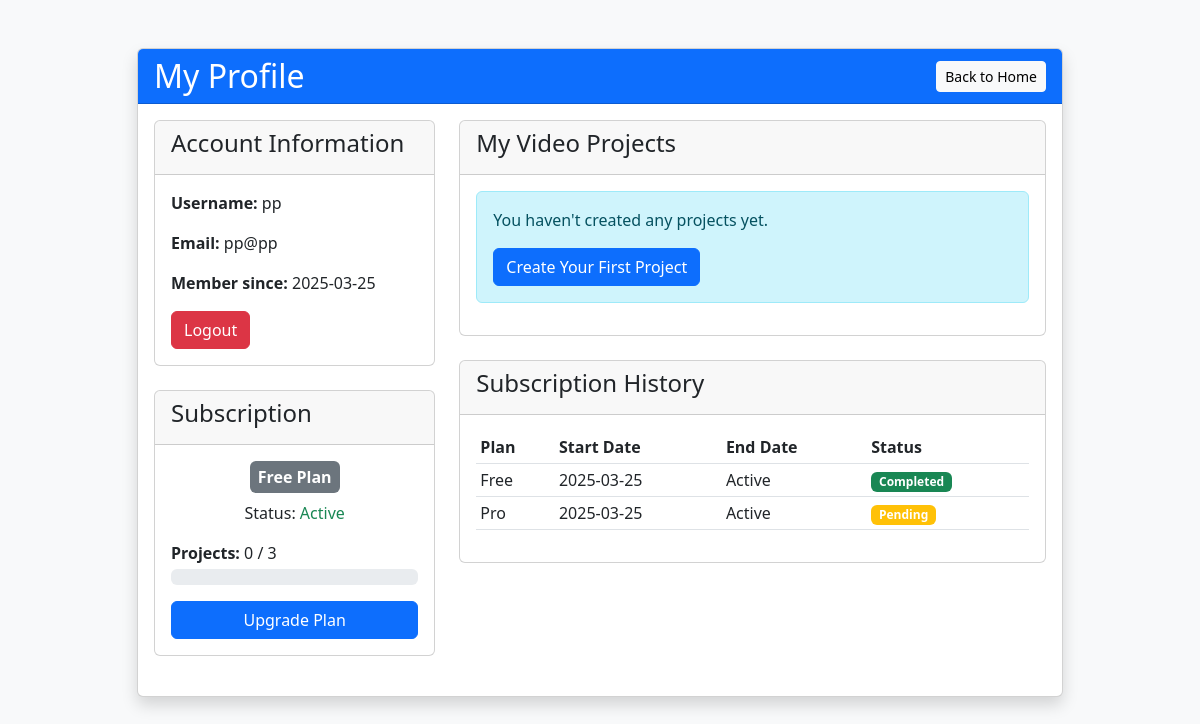
Screenshot of /profile (signed in) with the database file from the repository.
### tables this page shows
CREATE TABLE users (
            id INTEGER PRIMARY KEY AUTOINCREMENT,
            username TEXT UNIQUE NOT NULL,
            email TEXT UNIQUE NOT NULL,
            password TEXT NOT NULL,
            subscription_type TEXT DEFAULT 'free',
            subscription_status TEXT DEFAULT 'active',
            subscription_end_date TIMESTAMP,
            created_at TIMESTAMP DEFAULT CURRENT_TIMESTAMP
        );

CREATE TABLE subscription_history (
        id INTEGER PRIMARY KEY AUTOINCREMENT,
        user_id INTEGER NOT NULL,
        subscription_type TEXT NOT NULL,
        start_date TIMESTAMP DEFAULT CURRENT_TIMESTAMP,
        end_date TIMESTAMP,
        payment_status TEXT,
        FOREIGN KEY (user_id) REFERENCES users (id)
    );

### app.py (the view, shortened to what this page needs)
@app.route('/profile')
@login_required
def profile():
    conn = sqlite3.connect(USER_DB)
    cursor = conn.cursor()
    cursor.execute('''
        SELECT username, email, created_at, subscription_type, subscription_status, subscription_end_date
        FROM users WHERE id = ?
    ''', (session['user_id'],))
    user_data = cursor.fetchone()
    cursor.execute('''
        SELECT session_id FROM user_sessions
        WHERE user_id = ?
        ORDER BY created_at DESC
    ''', (session['user_id'],))
    sessions = []
    for row in cursor.fetchall():
        session_file = f"session_{row[0]}.json"
    cursor.execute('''
        SELECT subscription_type, start_date, end_date, payment_status
        FROM subscription_history
        WHERE user_id = ?
        ORDER BY start_date DESC
    ''', (session['user_id'],))
    subscription_history = cursor.fetchall()
    conn.close()
    subscription_type = user_data[3] if user_data[3] else 'free'
    project_limit = get_subscription_limit(subscription_type, 'projects')
    project_count = len(sessions)
    if project_limit > 1000000:  # Effectively unlimited
        project_usage_percent = min(100, project_count)
    else:
        project_usage_percent = min(100, int(project_count / project_limit * 100)) if project_limit > 0 else 100
    return render_template('profile.html',
                          user=user_data,
                          sessions=sessions,
                          subscription_history=subscription_history,
                          project_limit=project_limit,
                          project_count=project_count,
                          project_usage_percent=project_usage_percent)

### app.py (called while the page is built)
def login_required(f):
    @wraps(f)
    def decorated_function(*args, **kwargs):
        if 'user_id' not in session:
            flash('Please log in to access this page.', 'warning')
            return redirect(url_for('login', next=request.url))
        return f(*args, **kwargs)
    return decorated_function

@app.before_request
def require_login():
    public_routes = ['login', 'register', 'static', 'index']
    if request.endpoint not in public_routes and 'user_id' not in session:
        flash('Please log in to access this feature.', 'warning')
        return redirect(url_for('login', next=request.path))

### templates/profile.html (shortened to what this page needs)
<!DOCTYPE html>
<html lang="en">
<head>
    <link href="https://cdn.jsdelivr.net/npm/bootstrap@5.3.0-alpha1/dist/css/bootstrap.min.css" rel="stylesheet">
    <link rel="stylesheet" href="{{ url_for('static', filename='css/style.css') }}">
</head>
<body>
    <div class="container mt-5">
        <div class="row justify-content-center">
            <div class="col-md-10">
                <div class="card shadow mb-4">
                    <div class="card-header bg-primary text-white d-flex justify-content-between align-items-center">
                        <h2 class="m-0">My Profile</h2>
                        <a href="{{ url_for('index') }}" class="btn btn-light btn-sm">Back to Home</a>
                    </div>
                    <div class="card-body">
                        <div class="row">
                            <div class="col-md-4">
                                <div class="card mb-4">
                                    <div class="card-header">
                                        <h4>Account Information</h4>
                                    </div>
                                    <div class="card-body">
                                        <p><strong>Username:</strong> {{ user[0] }}</p>
                                        <p><strong>Email:</strong> {{ user[1] }}</p>
                                        <p><strong>Member since:</strong> {{ user[2][:10] }}</p>
                                        <a href="{{ url_for('logout') }}" class="btn btn-danger">Logout</a>
                                    </div>
                                </div>
                                <div class="card mb-4">
                                    <div class="card-header">
                                        <h4>Subscription</h4>
                                    </div>
                                    <div class="card-body">
                                        {% set subscription_type = user[3] if user[3] else 'free' %}
                                        {% set subscription_status = user[4] if user[4] else 'active' %}
                                        <div class="text-center mb-3">
                                            {% if subscription_type == 'free' %}
                                                <span class="badge bg-secondary p-2 fs-6 mb-2">Free Plan</span>
                                            {% elif subscription_type == 'pro' %}
                                                <span class="badge bg-primary p-2 fs-6 mb-2">Pro Plan</span>
                                            {% elif subscription_type == 'premium' %}
                                                <span class="badge bg-success p-2 fs-6 mb-2">Premium Plan</span>
                                            {% endif %}
                                            <p class="mb-1">Status:
                                                {% if subscription_status == 'active' %}
                                                    <span class="text-success">Active</span>
                                                {% elif subscription_status == 'pending' %}
                                                    <span class="text-warning">Pending</span>
                                                {% elif subscription_status == 'cancelled' %}
                                                    <span class="text-danger">Cancelled</span>
                                                {% endif %}
                                            </p>
                                        </div>
                                        <div class="mb-3">
                                            <p class="mb-1"><strong>Projects:</strong> {{ project_count }} / {% if project_limit > 1000000 %}Unlimited{% else %}{{ project_limit }}{% endif %}</p>
                                            <div class="progress">
                                            </div>
                                        </div>
                                        <div class="d-grid gap-2">
                                            {% if subscription_type == 'free' %}
                                                <a href="{{ url_for('select_subscription') }}" class="btn btn-primary">Upgrade Plan</a>
                                            {% elif subscription_type == 'pro' and subscription_status == 'active' %}
                                                <a href="{{ url_for('cancel_subscription') }}" class="btn btn-outline-danger"
                                                   onclick="return confirm('Are you sure you want to cancel your subscription?')">
                                                   Cancel Subscription
                                                </a>
                                            {% elif subscription_status == 'cancelled' %}
                                                <a href="{{ url_for('renew_subscription') }}" class="btn btn-success">Renew Subscription</a>
                                            {% endif %}
                                        </div>
                                    </div>
                                </div>
                            </div>
                            <div class="col-md-8">
                                <div class="card">
                                    <div class="card-header">
                                        <h4>My Video Projects</h4>
                                    </div>
                                    <div class="card-body">
                                        {% if sessions %}
                                            <div class="table-responsive">
                                                <table class="table table-striped table-hover">
                                                    <thead>
                                                        <tr>
                                                            <th>Video</th>
                                                            <th>Music</th>
                                                            <th>Timestamps</th>
                                                            <th>Actions</th>
                                                        </tr>
                                                    </thead>
                                                    <tbody>
                                                        {% for s in sessions %}
                                                            <tr>
                                                                <td>{{ s.video_filename }}</td>
                                                                <td>{% if s.has_music %}<span class="badge bg-success">Yes</span>{% else %}<span class="badge bg-secondary">No</span>{% endif %}</td>
                                                                <td>{{ s.timestamp_count }}</td>
                                                                <td>
                                                                    <a href="{{ url_for('editor', session_id=s.session_id) }}" class="btn btn-sm btn-primary">Edit</a>
                                                                    {% if s.timestamp_count > 0 %}
                                                                        <a href="{{ url_for('preview_video', session_id=s.session_id) }}" class="btn btn-sm btn-info" target="_blank">Preview</a>
                                                                        <a href="{{ url_for('download_video', session_id=s.session_id) }}" class="btn btn-sm btn-success">Download</a>
                                                                    {% endif %}
                                                                </td>
                                                            </tr>
                                                        {% endfor %}
                                                    </tbody>
                                                </table>
                                            </div>
                                            {% if project_count >= project_limit %}
                                                <div class="alert alert-warning mt-3">
                                                    <p><strong>Project limit reached!</strong> You've reached your limit of {{ project_limit }} projects.</p>
                                                    {% if subscription_type == 'free' %}
                                                        <a href="{{ url_for('select_subscription') }}" class="btn btn-primary btn-sm">Upgrade to Pro</a>
                                                    {% endif %}
                                                </div>
                                            {% endif %}
                                        {% else %}
                                            <div class="alert alert-info">
                                                <p>You haven't created any projects yet.</p>
                                                <a href="{{ url_for('index') }}" class="btn btn-primary">Create Your First Project</a>
                                            </div>
                                        {% endif %}
                                    </div>
                                </div>
                                {% if subscription_history %}
                                    <div class="card mt-4">
                                        <div class="card-header">
                                            <h4>Subscription History</h4>
                                        </div>
                                        <div class="card-body">
                                            <div class="table-responsive">
                                                <table class="table table-sm">
                                                    <thead>
                                                        <tr>
                                                            <th>Plan</th>
                                                            <th>Start Date</th>
                                                            <th>End Date</th>
                                                            <th>Status</th>
                                                        </tr>
                                                    </thead>
                                                    <tbody>
                                                        {% for sh in subscription_history %}
                                                            <tr>
                                                                <td>{{ sh[0]|capitalize }}</td>
                                                                <td>{{ sh[1][:10] }}</td>
                                                                <td>{{ sh[2][:10] if sh[2] else 'Active' }}</td>
                                                                <td>
                                                                    {% if sh[3] == 'completed' %}
                                                                        <span class="badge bg-success">Completed</span>
                                                                    {% elif sh[3] == 'pending' %}
                                                                        <span class="badge bg-warning">Pending</span>
                                                                    {% elif sh[3] == 'cancelled' %}
                                                                        <span class="badge bg-danger">Cancelled</span>
                                                                    {% endif %}
                                                                </td>
                                                            </tr>
                                                        {% endfor %}
                                                    </tbody>
                                                </table>
                                            </div>
                                        </div>
                                    </div>
                                {% endif %}
                            </div>
                        </div>
                    </div>
                </div>
            </div>
        </div>
    </div>
</body>
</html>

### static/css/style.css (style rules this page uses)
body { background-color: #f8f9fa; font-family: 'Segoe UI', Tahoma, Geneva, Verdana, sans-serif; }

### rows the page displays
users: username "pp", email "pp@pp", created_at "2025-03-25"
subscription_history: subscription_type "Free", start_date "2025-03-25", sh "Active", payment_status "Completed"
subscription_history: subscription_type "Pro", start_date "2025-03-25", sh "Active", payment_status "Pending"

### other values shown
{{ project_count }} "0"
{{ project_limit }} "3"
